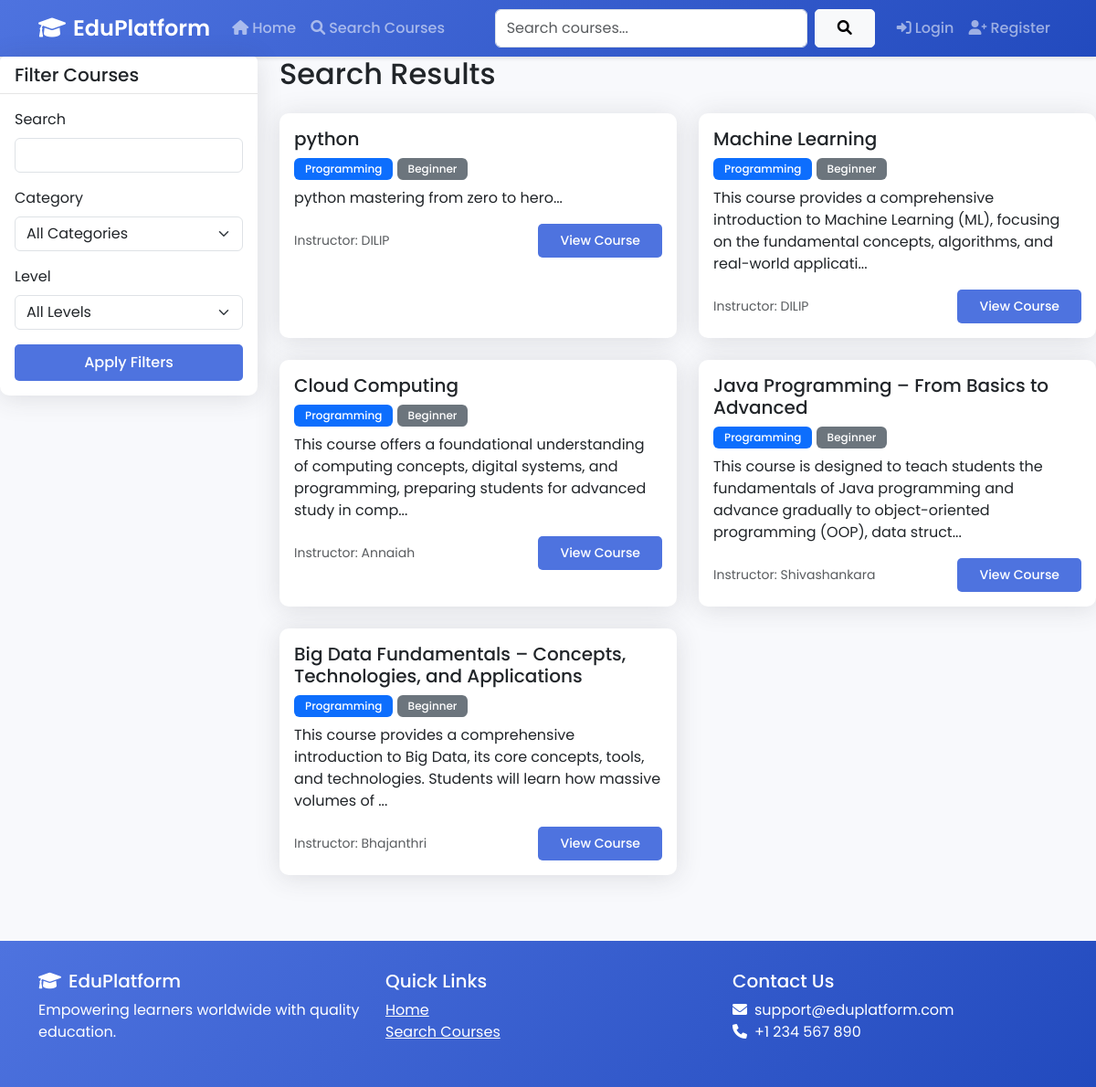
Screenshot of /search with the database file from the repository.
### app.py (models this page shows, shortened)
class Course(db.Model):
    id = db.Column(db.Integer, primary_key=True)
    title = db.Column(db.String(100), nullable=False)
    description = db.Column(db.Text, nullable=False)
    created_at = db.Column(db.DateTime, default=datetime.utcnow)
    instructor_id = db.Column(db.Integer, db.ForeignKey('user.id'), nullable=False)
    category = db.Column(db.String(50))
    level = db.Column(db.String(20))
    lessons = db.relationship('Lesson', backref='course', lazy=True)
    enrollments = db.relationship('Enrollment', backref='course', lazy=True)
    materials = db.relationship('CourseMaterial', backref='course', lazy=True)

class User(UserMixin, db.Model):
    id = db.Column(db.Integer, primary_key=True)
    username = db.Column(db.String(80), unique=True, nullable=False)
    email = db.Column(db.String(120), unique=True, nullable=False)
    password_hash = db.Column(db.String(128))
    is_teacher = db.Column(db.Boolean, default=False)
    bio = db.Column(db.Text)
    profile_picture = db.Column(db.String(200))
    courses = db.relationship('Course', backref='instructor', lazy=True)
    enrollments = db.relationship('Enrollment', backref='student', lazy=True)

### app.py (the view)
@app.route('/search')
def search():
    query = request.args.get('q', '')
    category = request.args.get('category', '')
    level = request.args.get('level', '')
    courses = Course.query
    if query:
        courses = courses.filter(Course.title.ilike(f'%{query}%') | Course.description.ilike(f'%{query}%'))
    if category:
        courses = courses.filter_by(category=category)
    if level:
        courses = courses.filter_by(level=level)
    courses = courses.all()
    categories = db.session.query(Course.category).distinct().all()
    return render_template('search.html', courses=courses, categories=categories, query=query, selected_category=category, selected_level=level)

### templates/search.html (shortened to what this page needs)
{% extends "base.html" %}
{% block content %}
<div class="row">
    <div class="col-md-3">
        <div class="card">
            <div class="card-header">
                <h5 class="mb-0">Filter Courses</h5>
            </div>
            <div class="card-body">
                <form method="GET" action="{{ url_for('search') }}">
                    <div class="mb-3">
                        <label for="q" class="form-label">Search</label>
                        <input type="text" class="form-control" id="q" name="q" value="{{ query }}">
                    </div>
                    <div class="mb-3">
                        <label for="category" class="form-label">Category</label>
                        <select class="form-select" id="category" name="category">
                            <option value="">All Categories</option>
                        </select>
                    </div>
                    <div class="mb-3">
                        <label for="level" class="form-label">Level</label>
                        <select class="form-select" id="level" name="level">
                            <option value="">All Levels</option>
                        </select>
                    </div>
                    <div class="d-grid">
                        <button type="submit" class="btn btn-primary">Apply Filters</button>
                    </div>
                </form>
            </div>
        </div>
    </div>
    <div class="col-md-9">
        <h2 class="mb-4">Search Results</h2>
        {% if courses %}
            <div class="row">
                {% for course in courses %}
                    <div class="col-md-6 mb-4">
                        <div class="card h-100">
                            <div class="card-body">
                                <h5 class="card-title">{{ course.title }}</h5>
                                <div class="mb-2">
                                    <span class="badge bg-primary">{{ course.category }}</span>
                                    <span class="badge bg-secondary">{{ course.level }}</span>
                                </div>
                                <p class="card-text">{{ course.description[:150] }}...</p>
                                <div class="d-flex justify-content-between align-items-center">
                                    <small class="text-muted">Instructor: {{ course.instructor.username }}</small>
                                    <a href="{{ url_for('course_detail', course_id=course.id) }}" class="btn btn-primary btn-sm">View Course</a>
                                </div>
                            </div>
                        </div>
                    </div>
                {% endfor %}
            </div>
        {% else %}
            <div class="alert alert-info">
                No courses found matching your criteria.
            </div>
        {% endif %}
    </div>
</div>
{% endblock %}

### templates/base.html (shortened to what this page needs)
<!DOCTYPE html>
<html lang="en">
<head>
    <link href="https://cdn.jsdelivr.net/npm/bootstrap@5.3.0/dist/css/bootstrap.min.css" rel="stylesheet">
    <link href="https://cdnjs.cloudflare.com/ajax/libs/font-awesome/6.0.0/css/all.min.css" rel="stylesheet">
</head>
<body>
    <nav class="navbar navbar-expand-lg navbar-dark">
        <div class="container">
            <a class="navbar-brand" href="{{ url_for('index') }}">
                <i class="fas fa-graduation-cap me-2"></i>EduPlatform
            </a>
            <div class="collapse navbar-collapse" id="navbarNav">
                <ul class="navbar-nav me-auto">
                    <li class="nav-item">
                        <a class="nav-link" href="{{ url_for('index') }}">
                            <i class="fas fa-home me-1"></i>Home
                        </a>
                    </li>
                    <li class="nav-item">
                        <a class="nav-link" href="{{ url_for('search') }}">
                            <i class="fas fa-search me-1"></i>Search Courses
                        </a>
                    </li>
                </ul>
                <form class="d-flex me-3" action="{{ url_for('search') }}" method="get">
                    <input class="form-control me-2" type="search" name="q" placeholder="Search courses..." aria-label="Search">
                    <button class="btn btn-light" type="submit">
                        <i class="fas fa-search"></i>
                    </button>
                </form>
                <ul class="navbar-nav">
                    {% if current_user.is_authenticated %}
                    <li class="nav-item">
                        <a class="nav-link" href="{{ url_for('profile') }}">
                            <i class="fas fa-user me-1"></i>Profile
                        </a>
                    </li>
                    <li class="nav-item">
                        <a class="nav-link" href="{{ url_for('logout') }}">
                            <i class="fas fa-sign-out-alt me-1"></i>Logout
                        </a>
                    </li>
                    {% else %}
                    <li class="nav-item">
                        <a class="nav-link" href="{{ url_for('login') }}">
                            <i class="fas fa-sign-in-alt me-1"></i>Login
                        </a>
                    </li>
                    <li class="nav-item">
                        <a class="nav-link" href="{{ url_for('register') }}">
                            <i class="fas fa-user-plus me-1"></i>Register
                        </a>
                    </li>
                    {% endif %}
                </ul>
            </div>
        </div>
    </nav>
    {% block content %}{% endblock %}
    <footer class="footer">
        <div class="container">
            <div class="row">
                <div class="col-md-4">
                    <h5><i class="fas fa-graduation-cap me-2"></i>EduPlatform</h5>
                    <p>Empowering learners worldwide with quality education.</p>
                </div>
                <div class="col-md-4">
                    <h5>Quick Links</h5>
                    <ul class="list-unstyled">
                        <li><a href="{{ url_for('index') }}" class="text-white">Home</a></li>
                        <li><a href="{{ url_for('search') }}" class="text-white">Search Courses</a></li>
                    </ul>
                </div>
                <div class="col-md-4">
                    <h5>Contact Us</h5>
                    <ul class="list-unstyled">
                        <li><i class="fas fa-envelope me-2"></i>support@eduplatform.com</li>
                        <li><i class="fas fa-phone me-2"></i>+1 234 567 890</li>
                    </ul>
                </div>
            </div>
        </div>
    </footer>
</body>
</html>

### templates/base.html (style rules this page uses)
:root { --primary-color: #4e73df; --secondary-color: #1cc88a; --dark-color: #5a5c69; --light-color: #f8f9fc; }
body { font-family: 'Poppins', sans-serif; background-color: var(--light-color); }
.navbar { background: linear-gradient(135deg, var(--primary-color), #224abe); box-shadow: 0 2px 4px rgba(0,0,0,0.1); }
.navbar-brand { font-weight: 600; font-size: 1.5rem; }
.nav-link { font-weight: 500; transition: all 0.3s ease; }
.card { border: none; border-radius: 10px; box-shadow: 0 0.15rem 1.75rem 0 rgba(58, 59, 69, 0.15); transition: transform 0.3s ease; }
.card-header { background-color: white; border-bottom: 1px solid rgba(0,0,0,0.1); font-weight: 600; }
.btn { border-radius: 5px; font-weight: 500; padding: 0.5rem 1.5rem; transition: all 0.3s ease; }
.btn-primary { background: var(--primary-color); border: none; }
.badge { padding: 0.5em 1em; font-weight: 500; }
.footer { background: linear-gradient(135deg, var(--primary-color), #224abe); color: white; padding: 2rem 0; margin-top: 3rem; }

### rows the page displays
Course: title "python", category "Programming", level "Beginner", description "python mastering from zero to hero", instructor.username "DILIP"
Course: title "Machine Learning", category "Programming", level "Beginner", description "This course provides a comprehensive introduction to Machine Learning (ML), focusing on the fundamental concepts, algorithms, and real-world applicati", instructor.username "DILIP"
Course: title "Cloud Computing", category "Programming", level "Beginner", description "This course offers a foundational understanding of computing concepts, digital systems, and programming, preparing students for advanced study in comp", instructor.username "Annaiah"
Course: title "Java Programming – From Basics to Advanced", category "Programming", level "Beginner", description "This course is designed to teach students the fundamentals of Java programming and advance gradually to object-oriented programming (OOP), data struct", instructor.username "Shivashankara"
Course: title "Big Data Fundamentals – Concepts, Technologies, and Applications", category "Programming", level "Beginner", description "This course provides a comprehensive introduction to Big Data, its core concepts, tools, and technologies. Students will learn how massive volumes of", instructor.username "Bhajanthri"
